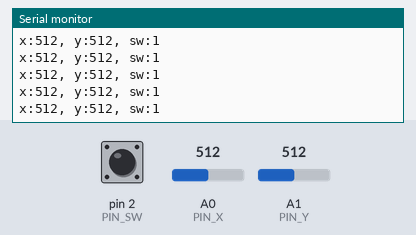
The sketch below on a simulated Arduino Uno, built with avr-gcc and run on an emulated ATmega328P. On the bench: the last lines printed to the serial monitor. The test bench sets the inputs (shaded band); at power-on: A0 (PIN_X) = 512, A1 (PIN_Y) = 512, pin 2 (PIN_SW) HIGH.

Above: at 1.2 s.
1.3 s: A0 (PIN_X) set to 716
At 1.31 s:
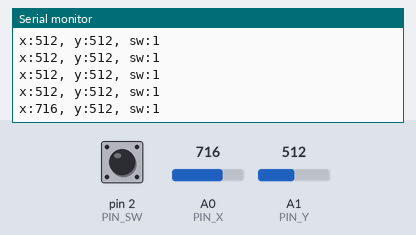
2.8 s: A1 (PIN_Y) set to 716
At 2.82 s:
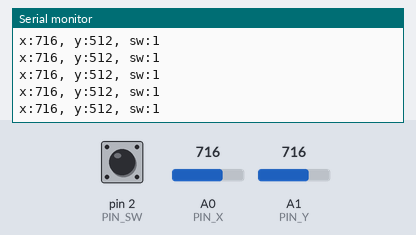
4.3 s: pin 2 (PIN_SW) pulled LOW for 0.15 s
At 4.34 s:
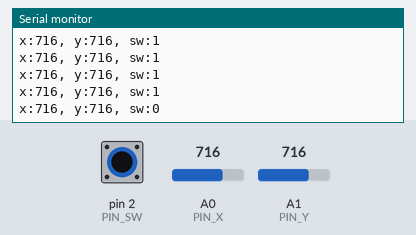
5.9 s: A0 (PIN_X) set to 1023
At 5.95 s:
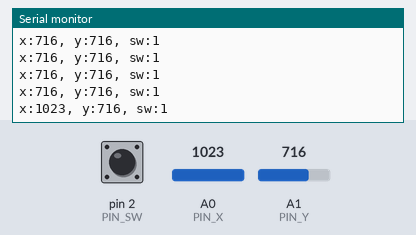
8.9 s: pin 2 (PIN_SW) pulled LOW for 1 s
At 8.97 s:
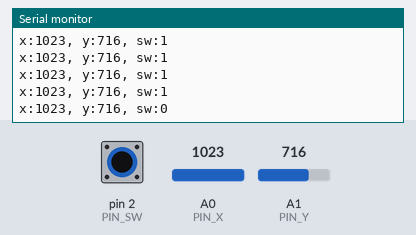
11.4 s: A1 (PIN_Y) set to 900
At 11.49 s:
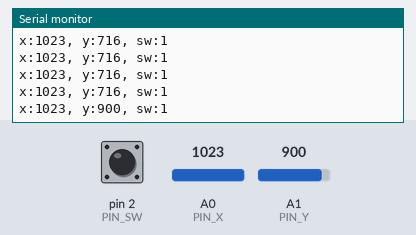
Timing chart, 0 to 13.9 s (numbered marks = the images above; inputs shaded):
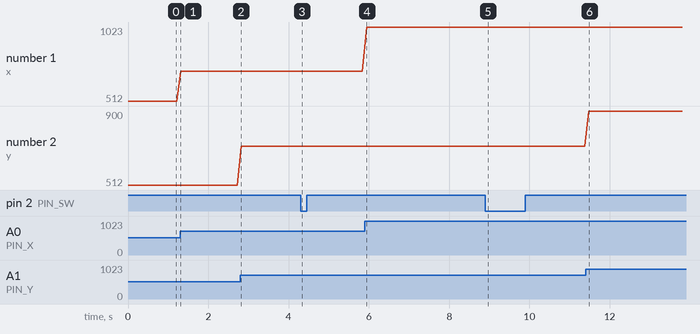

Measured:
- after the input at 1.3 s, the serial monitor: prints a new line at once (image 1)
- after the input at 4.3 s, the serial monitor: prints a new line at once (image 3)
- after the input at 5.9 s, the serial monitor: prints a new line at once (image 4)
- after the input at 8.9 s, the serial monitor: prints a new line after 0.06 s (image 5)
- after the input at 11.4 s, the serial monitor: prints a new line after 0.08 s (image 6)
- plotted number 1: 512 → 716 after the input at 1.3 s, 716 → 1023 after the input at 5.9 s
- plotted number 2: 716 → 900 after the input at 11.4 s

The sketch:

joystick.ino
```cpp
#define PIN_X  A0
#define PIN_Y  A1
#define PIN_SW 2

int x, y, sw;

void setup() {
  pinMode(PIN_SW, INPUT_PULLUP);
  Serial.begin(9600);
}

void loop() {
  x = analogRead(PIN_X);
  y = analogRead(PIN_Y);
  sw = digitalRead(PIN_SW);
  Serial.print("x:");
  Serial.print(x);
  Serial.print(", y:");
  Serial.print(y);
  Serial.print(", sw:");
  Serial.println(sw);
  delay(100);
}
```
